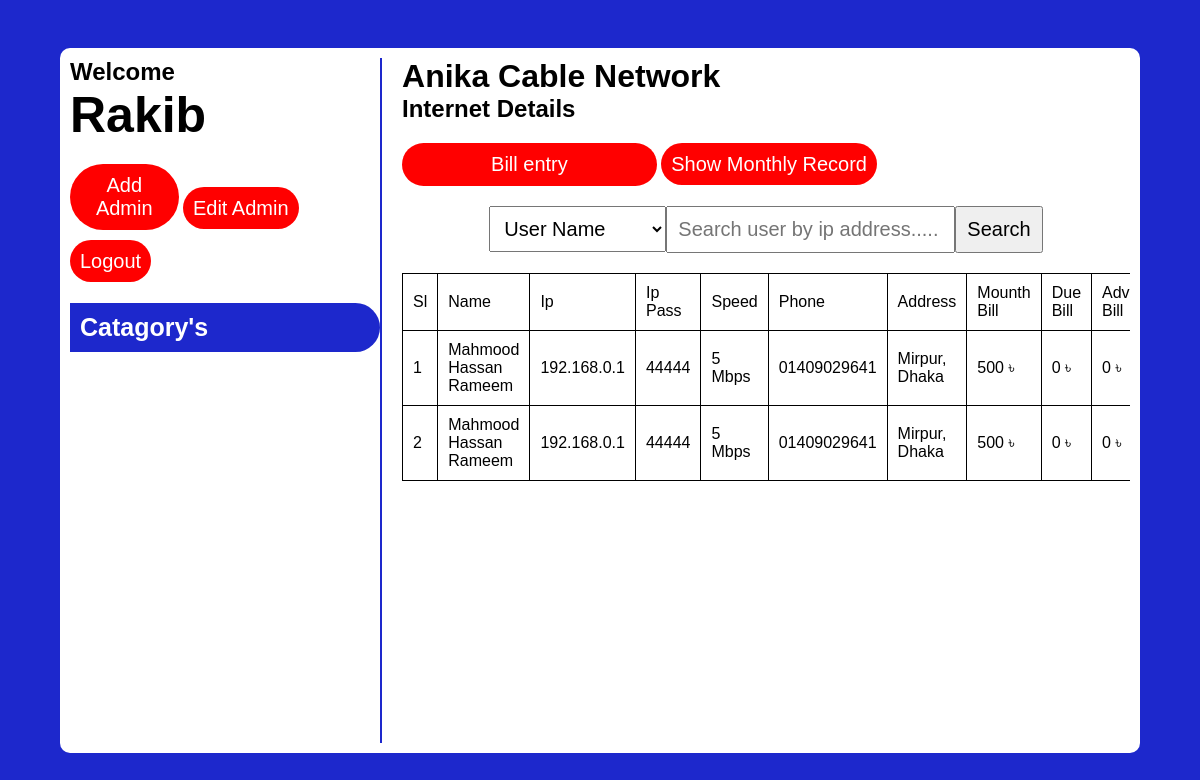
Screenshot of /dashboard.php (signed in) with the database file from the repository.
### tables this page shows
CREATE TABLE `internet_user` (
  `id` int(255) NOT NULL,
  `name` varchar(255) NOT NULL,
  `ip_add` varchar(255) NOT NULL,
  `ip_pass` varchar(255) NOT NULL,
  `speed` int(255) NOT NULL,
  `phone` varchar(11) NOT NULL,
  `address` varchar(255) NOT NULL,
  `bill` int(255) NOT NULL,
  `due_bill` int(255) NOT NULL,
  `advance_bill` int(255) NOT NULL,
  `status` varchar(255) NOT NULL,
  `date` date NOT NULL,
  `signature` varchar(255) NOT NULL
);

### dashboard.php (the view, shortened to what this page needs)
<?php
    include './connection/connection.php';
    $admin_id = $_SESSION['admin_id'];
    $load_admin_name = "SELECT * FROM `admin` WHERE id = '$admin_id'";
    $run_admin = mysqli_query($conn, $load_admin_name);
    if(mysqli_num_rows($run_admin) > 0){
        $admin_row = mysqli_fetch_assoc($run_admin);
    }
?>
<!DOCTYPE html>
<html lang="en">
<head>
    <link rel="stylesheet" href="https://cdnjs.cloudflare.com/ajax/libs/font-awesome/6.2.0/css/all.min.css" />
    <link rel="stylesheet" href="./css/dashboard.css">
</head>
<body>
    <div id="wrapper">
        <div class="left">
            <div class="head">
                <h2>Welcome</h2>
                <h1><?php echo $admin_row['admin_user'] ?></h1>
                <button id="add_admin">Add Admin</button>
                <a id="update_admin" href="./update_admin.php">Edit Admin</a>
                <a id="admin_logout" href="dashboard.php?logout=<?php echo $admin_id ?>">Logout</a>
            </div>
            <div class="catagory">
                <h3>Catagory's</h3>
            </div>
        </div>
        <div class="right">
            <div class="internet">
                <div class="title">
                    <h1>Anika Cable Network</h1>
                    <h2>Internet Details</h2>
                    <button id="add_internet_user">Bill entry</button>
                    <a href="./show_monthly_record.php" target="_blank" id="show_monthly_record">Show Monthly Record</a>
                </div>
                <div class="customers">
                    <form class="search_box" method="POST">
                        <select name="search_op" id="select">
                            <option value="user_name">User Name</option>
                        </select>
                        <input type="text" name="search_user" id="" placeholder="Search user by ip address.....">
                        <input class="search_btn" name="searchBtn" type="submit" value="Search">
                    </form>
                    <table style="width: 100%; margin: 20px 0; border-collapse: collapse; border: 1px solid black;">
                        <thead>
                            <tr>
                                <td>Sl</td>
                                <td>Name</td>
                                <td>Ip</td>
                                <td>Ip Pass</td>
                                <td>Speed</td>
                                <td>Phone</td>
                                <td>Address</td>
                                <td>Mounth Bill</td>
                                <td>Due Bill</td>
                                <td>Advance Bill</td>
                            </tr>
                        </thead>
                        <tbody>
                            <?php
                                $interner_user_list = "SELECT * FROM `internet_user`";
                                $load_internet_user = mysqli_query($conn, $interner_user_list);
                                if(mysqli_num_rows($load_internet_user) > 0){
                                    while($internet_row = mysqli_fetch_assoc($load_internet_user)){
                                        ?>
                                            <tr>
                                                <td><?php echo $internet_row['id'] ?></td>
                                                <td><?php echo $internet_row['name'] ?></td>
                                                <td><?php echo $internet_row['ip_add'] ?></td>
                                                <td><?php echo $internet_row['ip_pass'] ?></td>
                                                <td><?php echo $internet_row['speed'] ?> Mbps</td>
                                                <td><?php echo $internet_row['phone'] ?></td>
                                                <td><?php echo $internet_row['address'] ?></td>
                                                <td><?php echo $internet_row['bill'] ?> ৳</td>
                                                <td><?php echo $internet_row['due_bill'] ?> ৳</td>
                                                <td><?php echo $internet_row['advance_bill'] ?> ৳</td>
                                            </tr>
                                        <?php
                                    }
                                }else{
                                    echo "NO DATA FOUND";
                                }
                            ?>
                        </tbody>
                    </table>
                </div>
            </div>
        </div>
    </div>
</body>
</html>

### css/dashboard.css (style rules this page uses)
* { margin: 0; padding: 0; box-sizing: border-box; font-family: Verdana, Geneva, Tahoma, sans-serif; }
table, td, th { border: 1px solid black; padding: 10px; }
body { display: flex; align-items: center; justify-content: center; background-color: rgb(29, 40, 204); height: 100vh; }
#wrapper { display: flex; align-items: center; justify-content: space-between; width: 90%; height: 705px; background-color: white; border-radius: 10px; padding: 10px; }
#wrapper .left { width: 30%; height: 100%; border-right: 2px solid rgb(29, 40, 204); }
#wrapper .left .head { margin-bottom: 30px; }
#wrapper .left .head h1 { font-size: 50px; text-transform: capitalize; }
#add_admin, #add_internet_user, #show_monthly_record, #update_admin, #admin_logout { margin: 20px 0; padding: 10px; width: 35%; font-size: 20px; background-color: red; color: white; outline: none; border: none; cursor: pointer; border-radius: 40px; text-decoration: none; }
#wrapper .left .catagory h3 { font-size: 25px; padding: 10px; background-color: rgb(29, 40, 204); border-radius: 0 50px 50px 0; color: white; margin-bottom: 20px; }
#wrapper .right { width: 70%; display: block; height: 100%; margin-left: 20px; overflow: scroll; }
#wrapper .right .internet .customers .search_box { text-align: center; display: flex; align-items: center; justify-content: center; }
#wrapper .right .internet .customers .search_box input, #wrapper .right .internet .customers .search_box .search_btn, #wrapper .right .internet .customers .search_box #select { outline: none; padding: 10px; font-size: 20px; }
#wrapper .right .internet .customers .search_box .search_btn { cursor: pointer; }

### rows the page displays
internet_user: id "1", name "Mahmood Hassan Rameem", ip_add "192.168.0.1", ip_pass "44444", speed "5", phone "01409029641", address "Mirpur, Dhaka", bill "500", due_bill "0", advance_bill "0"
internet_user: id "2", name "Mahmood Hassan Rameem", ip_add "192.168.0.1", ip_pass "44444", speed "5", phone "01409029641", address "Mirpur, Dhaka", bill "500", due_bill "0", advance_bill "0"

### other values shown
$admin_row['admin_user'] "Rakib"
